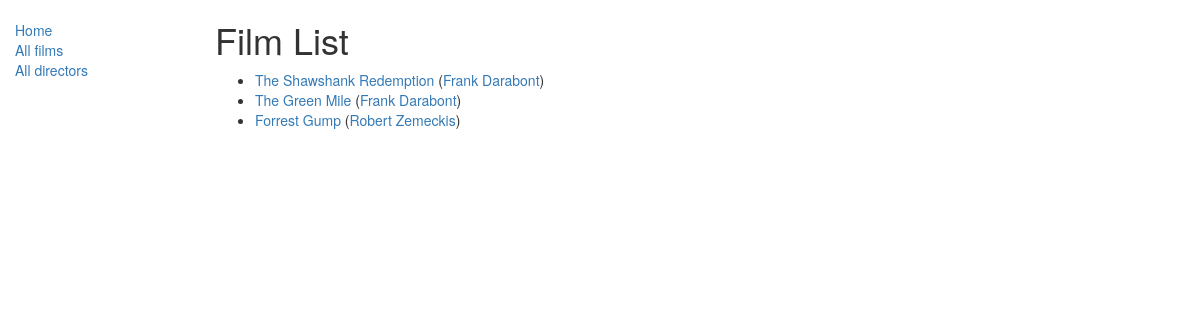
/coolapp/films/, run on the app's committed database.
### coolapp/models.py (models this page shows, shortened)
class Film(models.Model):
    title = models.CharField(max_length=200)
    director = models.ForeignKey('Director', on_delete=models.SET_NULL, null=True)
    summary = models.TextField(max_length=1000, help_text="Enter a brief description of the film")
    genre = models.ManyToManyField(Genre, help_text="Select a genre for this film")
    pub_date = models.DateTimeField('date published', auto_now_add=True)
    def get_absolute_url(self):
        return reverse('film-detail', args=[str(self.id)])
    def display_genre(self):
        return ', '.join([genre.name for genre in self.genre.all()[:3]])
    display_genre.short_description = 'Genre'

class Director(models.Model):
    first_name = models.CharField(max_length=100)
    last_name = models.CharField(max_length=100)
    date_of_birth = models.DateField(null=True, blank=True)
    date_of_death = models.DateField('Died', null=True, blank=True)
    def __str__(self):
        return f'{self.first_name} {self.last_name}'

### coolapp/views.py (the view)
class FilmListView(generic.ListView):
    model = Film

### coolapp/templates/coolapp/film_list.html
{% extends "base_generic.html" %}
{% block content %}
    <h1>Film List</h1>
    {% if film_list %}
    <ul>
      {% for film in film_list %}
      <li>
        <a href="{{ film.get_absolute_url }}">{{ film.title }}</a> (<a href="{% url 'director-detail' film.director.pk %}">{{ film.director }}</a>)
      </li>
      {% endfor %}
    </ul>
    {% else %}
      <p>There are no films here.</p>
    {% endif %}
{% endblock %}

### data on the page
Film: title "The Shawshank Redemption", director "Frank Darabont"
Film: title "The Green Mile", director "Frank Darabont"
Film: title "Forrest Gump", director "Robert Zemeckis"
